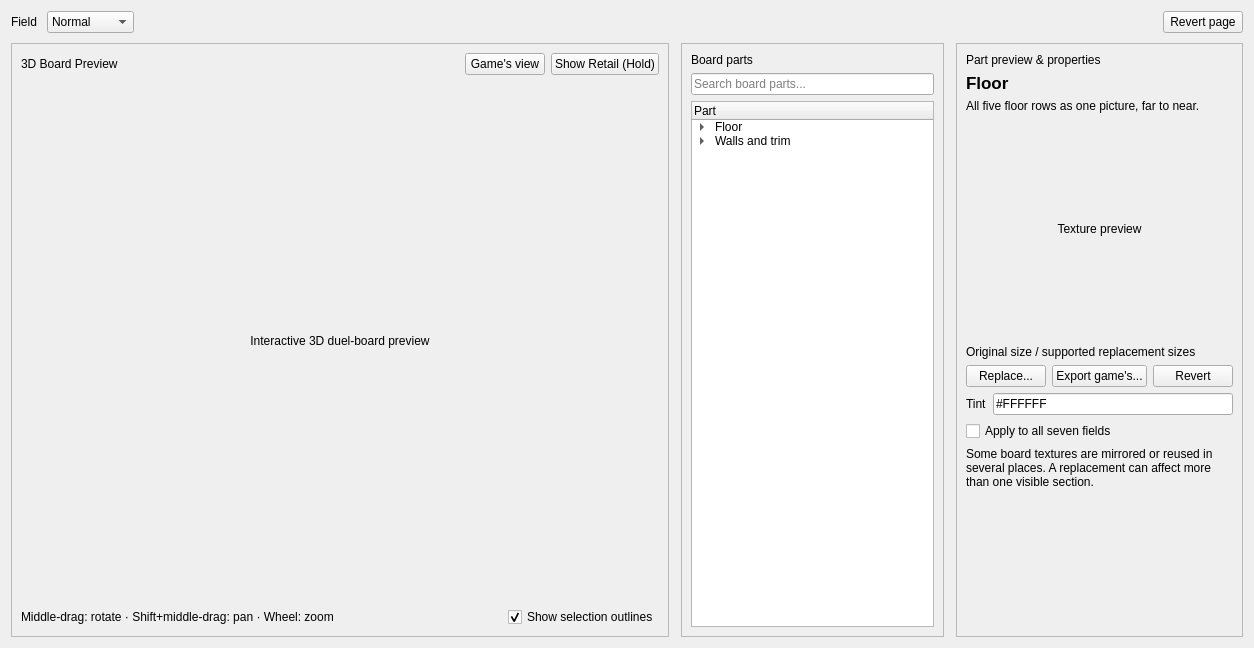
     <widget class="QWidget" name="duelBoardTab">
      <attribute name="title">
       <string>Duel board</string>
      </attribute>
      <layout class="QVBoxLayout" name="duelBoardLayout">
       <property name="spacing">
        <number>10</number>
       </property>
       <item>
        <layout class="QHBoxLayout" name="boardFieldSelectorLayout">
         <item>
          <widget class="QLabel" name="boardFieldLabel">
           <property name="text">
            <string>Field</string>
           </property>
          </widget>
         </item>
         <item>
          <widget class="QComboBox" name="boardFieldCombo">
           <item>
            <property name="text">
             <string>Normal</string>
            </property>
           </item>
           <item>
            <property name="text">
             <string>Forest</string>
            </property>
           </item>
           <item>
            <property name="text">
             <string>Wasteland</string>
            </property>
           </item>
           <item>
            <property name="text">
             <string>Mountain</string>
            </property>
           </item>
           <item>
            <property name="text">
             <string>Sogen</string>
            </property>
           </item>
           <item>
            <property name="text">
             <string>Umi</string>
            </property>
           </item>
           <item>
            <property name="text">
             <string>Yami</string>
            </property>
           </item>
          </widget>
         </item>
         <item>
          <spacer name="boardFieldSelectorSpacer">
           <property name="orientation">
            <enum>Qt::Orientation::Horizontal</enum>
           </property>
           <property name="sizeHint" stdset="0">
            <size>
             <width>20</width>
             <height>20</height>
            </size>
           </property>
          </spacer>
         </item>
         <item>
          <widget class="QPushButton" name="revertBoardPageButton">
           <property name="text">
            <string>Revert page</string>
           </property>
          </widget>
         </item>
        </layout>
       </item>
       <item>
        <layout class="QHBoxLayout" name="boardWorkspaceLayout" stretch="5,2,2">
         <property name="spacing">
          <number>12</number>
         </property>
         <item>
          <widget class="QFrame" name="boardPreviewPanel">
           <property name="frameShape">
            <enum>QFrame::Shape::StyledPanel</enum>
           </property>
           <layout class="QVBoxLayout" name="boardPreviewLayout" stretch="0,1,0">
            <item>
             <layout class="QHBoxLayout" name="boardPreviewHeader">
              <item>
               <widget class="QLabel" name="boardPreviewTitle">
                <property name="text">
                 <string>3D Board Preview</string>
                </property>
               </widget>
              </item>
              <item>
               <spacer name="boardPreviewHeaderSpacer">
                <property name="orientation">
                 <enum>Qt::Orientation::Horizontal</enum>
                </property>
                <property name="sizeHint" stdset="0">
                 <size>
                  <width>20</width>
                  <height>20</height>
                 </size>
                </property>
               </spacer>
              </item>
              <item>
               <widget class="QPushButton" name="boardGameViewButton">
                <property name="text">
                 <string>Game's view</string>
                </property>
               </widget>
              </item>
              <item>
               <widget class="QPushButton" name="holdGameBoardButton">
                <property name="text">
                 <string>Show Retail (Hold)</string>
                </property>
               </widget>
              </item>
             </layout>
            </item>
            <item>
             <widget class="QLabel" name="boardPreviewCanvas">
              <property name="minimumSize">
               <size>
                <width>620</width>
                <height>520</height>
               </size>
              </property>
              <property name="text">
               <string>Interactive 3D duel-board preview</string>
              </property>
              <property name="alignment">
               <set>Qt::AlignmentFlag::AlignCenter</set>
              </property>
             </widget>
            </item>
            <item>
             <layout class="QHBoxLayout" name="boardPreviewTools" stretch="0,0,0">
              <item>
               <widget class="QLabel" name="boardPreviewHintLabel">
                <property name="text">
                 <string>Middle-drag: rotate · Shift+middle-drag: pan · Wheel: zoom</string>
                </property>
               </widget>
              </item>
              <item>
               <spacer name="boardPreviewToolsSpacer">
                <property name="orientation">
                 <enum>Qt::Orientation::Horizontal</enum>
                </property>
                <property name="sizeHint" stdset="0">
                 <size>
                  <width>20</width>
                  <height>20</height>
                 </size>
                </property>
               </spacer>
              </item>
              <item>
               <widget class="QCheckBox" name="boardShowOutlinesCheck">
                <property name="text">
                 <string>Show selection outlines</string>
                </property>
                <property name="checked">
                 <bool>true</bool>
                </property>
               </widget>
              </item>
             </layout>
            </item>
           </layout>
          </widget>
         </item>
         <item>
          <widget class="QFrame" name="boardPartsPanel">
           <property name="frameShape">
            <enum>QFrame::Shape::StyledPanel</enum>
           </property>
           <layout class="QVBoxLayout" name="boardPartsLayout">
            <item>
             <widget class="QLabel" name="boardPartsTitle">
              <property name="text">
               <string>Board parts</string>
              </property>
             </widget>
            </item>
            <item>
             <widget class="QLineEdit" name="boardPartSearchEdit">
              <property name="placeholderText">
               <string>Search board parts...</string>
              </property>
             </widget>
            </item>
            <item>
             <widget class="QTreeWidget" name="boardPartsTree">
              <property name="columnCount">
               <number>1</number>
              </property>
              <column>
               <property name="text">
                <string>Part</string>
               </property>
              </column>
              <item>
               <property name="text">
                <string>Floor</string>
               </property>
               <item>
                <property name="text">
                 <string>Opponent's back row</string>
                </property>
               </item>
               <item>
                <property name="text">
                 <string>Opponent's front row</string>
                </property>
               </item>
               <item>
                <property name="text">
                 <string>Centre strip</string>
                </property>
               </item>
               <item>
                <property name="text">
                 <string>Your front row</string>
                </property>
               </item>
               <item>
                <property name="text">
                 <string>Your back row</string>
                </property>
               </item>
              </item>
              <item>
               <property name="text">
                <string>Walls and trim</string>
               </property>
               <item>
                <property name="text">
                 <string>Wall, left wing</string>
                </property>
               </item>
               <item>
                <property name="text">
                 <string>Wall, right wing</string>
                </property>
               </item>
               <item>
                <property name="text">
                 <string>Wall, middle</string>
                </property>
               </item>
               <item>
                <property name="text">
                 <string>Wall corners</string>
                </property>
               </item>
               <item>
                <property name="text">
                 <string>Top trim</string>
                </property>
               </item>
               <item>
                <property name="text">
                 <string>Triangles</string>
                </property>
               </item>
               <item>
                <property name="text">
                 <string>Triangle edges</string>
                </property>
               </item>
               <item>
                <property name="text">
                 <string>Centre step</string>
                </property>
               </item>
               <item>
                <property name="text">
                 <string>Centre sides</string>
                </property>
               </item>
               <item>
                <property name="text">
                 <string>Centre side ends</string>
                </property>
               </item>
              </item>
             </widget>
            </item>
           </layout>
          </widget>
         </item>
         <item>
          <widget class="QFrame" name="boardPropertiesPanel">
           <property name="frameShape">
            <enum>QFrame::Shape::StyledPanel</enum>
           </property>
           <layout class="QVBoxLayout" name="boardPropertiesLayout">
            <item>
             <widget class="QLabel" name="boardPropertiesTitle">
              <property name="text">
               <string>Part preview &amp; properties</string>
              </property>
             </widget>
            </item>
            <item>
             <widget class="QLabel" name="boardSelectedPartLabel">
              <property name="styleSheet">
               <string notr="true">font-size: 17px; font-weight: 700;</string>
              </property>
              <property name="text">
               <string>Floor</string>
              </property>
             </widget>
            </item>
            <item>
             <widget class="QLabel" name="boardSelectedPartDescription">
              <property name="text">
               <string>All five floor rows as one picture, far to near.</string>
              </property>
              <property name="wordWrap">
               <bool>true</bool>
              </property>
             </widget>
            </item>
            <item>
             <widget class="QLabel" name="boardPartPreview">
              <property name="minimumSize">
               <size>
                <width>220</width>
                <height>220</height>
               </size>
              </property>
              <property name="text">
               <string>Texture preview</string>
              </property>
              <property name="alignment">
               <set>Qt::AlignmentFlag::AlignCenter</set>
              </property>
             </widget>
            </item>
            <item>
             <widget class="QLabel" name="boardPartResolutionLabel">
              <property name="text">
               <string>Original size / supported replacement sizes</string>
              </property>
              <property name="wordWrap">
               <bool>true</bool>
              </property>
             </widget>
            </item>
            <item>
             <layout class="QHBoxLayout" name="boardPartActions">
              <item>
               <widget class="QPushButton" name="replaceBoardPartButton">
                <property name="text">
                 <string>Replace...</string>
                </property>
               </widget>
              </item>
              <item>
               <widget class="QPushButton" name="exportBoardPartButton">
                <property name="text">
                 <string>Export game's...</string>
                </property>
               </widget>
              </item>
              <item>
               <widget class="QPushButton" name="revertBoardPartButton">
                <property name="text">
                 <string>Revert</string>
                </property>
               </widget>
              </item>
             </layout>
            </item>
            <item>
             <layout class="QHBoxLayout" name="boardTintLayout">
              <item>
               <widget class="QLabel" name="boardTintLabel">
                <property name="text">
                 <string>Tint</string>
                </property>
               </widget>
              </item>
              <item>
               <widget class="QLineEdit" name="boardTintEdit">
                <property name="text">
                 <string>#FFFFFF</string>
                </property>
               </widget>
              </item>
             </layout>
            </item>
            <item>
             <widget class="QCheckBox" name="boardApplyAllFieldsCheck">
              <property name="text">
               <string>Apply to all seven fields</string>
              </property>
             </widget>
            </item>
            <item>
             <widget class="QLabel" name="boardPartNoteLabel">
              <property name="text">
               <string>Some board textures are mirrored or reused in several places. A replacement can affect more than one visible section.</string>
              </property>
              <property name="wordWrap">
               <bool>true</bool>
              </property>
             </widget>
            </item>
            <item>
             <spacer name="boardPropertiesSpacer">
              <property name="orientation">
               <enum>Qt::Orientation::Vertical</enum>
              </property>
              <property name="sizeHint" stdset="0">
               <size>
                <width>20</width>
                <height>40</height>
               </size>
              </property>
             </spacer>
            </item>
           </layout>
          </widget>
         </item>
        </layout>
       </item>
      </layout>
     </widget>
